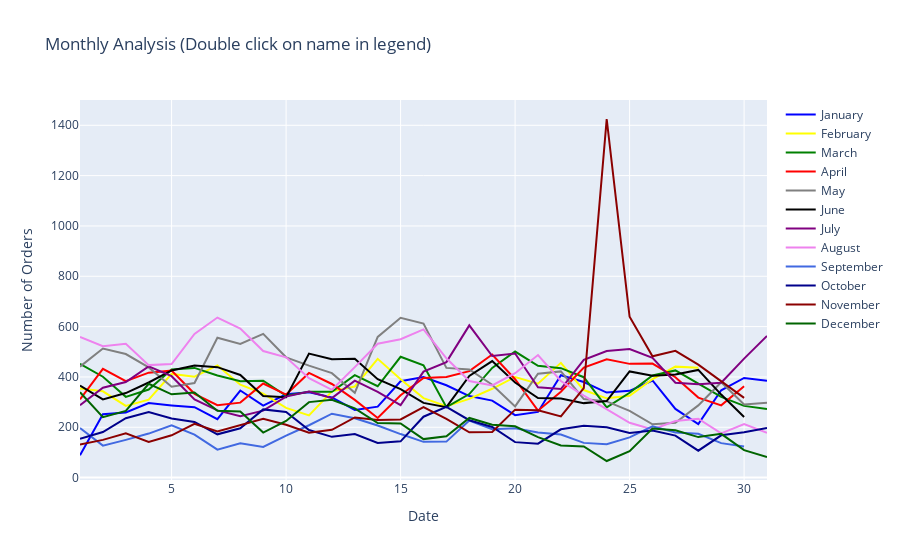

Notebook code cell kept with this figure:
### Code cell
fig = go.Figure()

fig.add_trace(go.Scatter(x=monthly_analysis_jan.index, y=monthly_analysis_jan['date_of_purchase'], name ='January',
                         line=dict(color='blue', width=2)))

fig.add_trace(go.Scatter(x=monthly_analysis_feb.index, y=monthly_analysis_feb['date_of_purchase'], name ='February',
                         line=dict(color='yellow', width=2)))

fig.add_trace(go.Scatter(x=monthly_analysis_mar.index, y=monthly_analysis_mar['date_of_purchase'], name ='March',
                         line=dict(color='green', width=2)))

fig.add_trace(go.Scatter(x=monthly_analysis_apr.index, y=monthly_analysis_apr['date_of_purchase'], name ='April',
                         line=dict(color='red', width=2)))

fig.add_trace(go.Scatter(x=monthly_analysis_may.index, y=monthly_analysis_may['date_of_purchase'], name ='May',
                         line=dict(color='grey', width=2)))

fig.add_trace(go.Scatter(x=monthly_analysis_jun.index, y=monthly_analysis_jun['date_of_purchase'], name ='June',
                         line=dict(color='black', width=2)))

fig.add_trace(go.Scatter(x=monthly_analysis_jul.index, y=monthly_analysis_jul['date_of_purchase'], name ='July',
                         line=dict(color='purple', width=2)))

fig.add_trace(go.Scatter(x=monthly_analysis_aug.index, y=monthly_analysis_aug['date_of_purchase'], name ='August', 
                         line=dict(color='violet', width=2)))

fig.add_trace(go.Scatter(x=monthly_analysis_sep.index, y=monthly_analysis_sep['date_of_purchase'], name ='September', 
                         line=dict(color='royalblue', width=2)))

fig.add_trace(go.Scatter(x=monthly_analysis_oct.index, y=monthly_analysis_oct['date_of_purchase'], name ='October', 
                         line=dict(color='darkblue', width=2)))

fig.add_trace(go.Scatter(x=monthly_analysis_nov.index, y=monthly_analysis_nov['date_of_purchase'], name ='November', 
                         line=dict(color='darkred', width=2)))

fig.add_trace(go.Scatter(x=monthly_analysis_dec.index, y=monthly_analysis_dec['date_of_purchase'], name ='December', 
                         line=dict(color='darkgreen', width=2)))

fig.update_layout(title='Monthly Analysis (Double click on name in legend)',xaxis_title="Date",yaxis_title="Number of Orders")

fig.show()

### Figure 1 — Plotly figure (JSON) as saved in the notebook; plotly's stock layout.template omitted (floating-point values rounded to 4 significant figures)
{"data": [{"line": {"color": "blue", "width": 2}, "name": "January", "type": "scatter", "x": [1, 2, 3, 4, 5, 6, 7, 8, 9, 10, 11, 12, 13, 14, 15, 16, 17, 18, 19, 20, 21, 22, 23, 24, 25, 26, 27, 28, 29, 30, 31], "y": [89, 252, 259, 296, 287, 280, 232, 346, 286, 331, 339, 319, 269, 282, 383, 400, 367, 324, 306, 248, 261, 407, 380, 338, 345, 386, 273, 213, 347, 396, 385]}, {"line": {"color": "yellow", "width": 2}, "name": "February", "type": "scatter", "x": [1, 2, 3, 4, 5, 6, 7, 8, 9, 10, 11, 12, 13, 14, 15, 16, 17, 18, 19, 20, 21, 22, 23, 24, 25, 26, 27, 28], "y": [354, 343, 285, 310, 412, 401, 446, 369, 334, 277, 247, 343, 362, 472, 391, 316, 284, 313, 353, 400, 373, 456, 348, 315, 325, 391, 441, 437]}, {"line": {"color": "green", "width": 2}, "name": "March", "type": "scatter", "x": [1, 2, 3, 4, 5, 6, 7, 8, 9, 10, 11, 12, 13, 14, 15, 16, 17, 18, 19, 20, 21, 22, 23, 24, 25, 26, 27, 28, 29, 30, 31], "y": [452, 401, 321, 350, 430, 436, 406, 383, 385, 325, 341, 341, 407, 363, 480, 446, 280, 332, 436, 501, 444, 435, 399, 279, 337, 406, 426, 372, 321, 285, 273]}, {"line": {"color": "red", "width": 2}, "name": "April", "type": "scatter", "x": [1, 2, 3, 4, 5, 6, 7, 8, 9, 10, 11, 12, 13, 14, 15, 16, 17, 18, 19, 20, 21, 22, 23, 24, 25, 26, 27, 28, 29, 30], "y": [311, 432, 383, 417, 425, 333, 288, 298, 374, 330, 416, 372, 309, 237, 327, 396, 400, 423, 489, 391, 266, 341, 437, 470, 452, 453, 399, 318, 287, 363]}, {"line": {"color": "grey", "width": 2}, "name": "May", "type": "scatter", "x": [1, 2, 3, 4, 5, 6, 7, 8, 9, 10, 11, 12, 13, 14, 15, 16, 17, 18, 19, 20, 21, 22, 23, 24, 25, 26, 27, 28, 29, 30, 31], "y": [441, 513, 491, 438, 361, 376, 556, 531, 571, 478, 445, 415, 337, 559, 635, 612, 436, 430, 369, 283, 413, 422, 312, 303, 265, 212, 218, 287, 379, 291, 297]}, {"line": {"color": "black", "width": 2}, "name": "June", "type": "scatter", "x": [1, 2, 3, 4, 5, 6, 7, 8, 9, 10, 11, 12, 13, 14, 15, 16, 17, 18, 19, 20, 21, 22, 23, 24, 25, 26, 27, 28, 29, 30], "y": [366, 311, 336, 378, 426, 445, 439, 408, 324, 319, 493, 470, 472, 391, 352, 297, 280, 404, 463, 378, 316, 314, 296, 304, 422, 405, 410, 428, 330, 241]}, {"line": {"color": "purple", "width": 2}, "name": "July", "type": "scatter", "x": [1, 2, 3, 4, 5, 6, 7, 8, 9, 10, 11, 12, 13, 14, 15, 16, 17, 18, 19, 20, 21, 22, 23, 24, 25, 26, 27, 28, 29, 30, 31], "y": [288, 357, 380, 442, 403, 311, 267, 244, 266, 322, 342, 316, 385, 341, 288, 421, 459, 605, 483, 493, 359, 352, 468, 503, 511, 476, 377, 371, 377, 473, 563]}, {"line": {"color": "violet", "width": 2}, "name": "August", "type": "scatter", "x": [1, 2, 3, 4, 5, 6, 7, 8, 9, 10, 11, 12, 13, 14, 15, 16, 17, 18, 19, 20, 21, 22, 23, 24, 25, 26, 27, 28, 29, 30, 31], "y": [559, 522, 532, 447, 451, 571, 636, 592, 503, 478, 395, 349, 439, 532, 550, 589, 474, 384, 366, 415, 487, 384, 326, 272, 218, 191, 225, 234, 176, 213, 178]}, {"line": {"color": "royalblue", "width": 2}, "name": "September", "type": "scatter", "x": [1, 2, 3, 4, 5, 6, 7, 8, 9, 10, 11, 12, 13, 14, 15, 16, 17, 18, 19, 20, 21, 22, 23, 24, 25, 26, 27, 28, 29, 30], "y": [197, 127, 150, 175, 208, 171, 111, 136, 122, 167, 208, 254, 236, 207, 173, 142, 143, 227, 192, 196, 179, 171, 138, 133, 160, 204, 179, 174, 137, 124]}, {"line": {"color": "darkblue", "width": 2}, "name": "October", "type": "scatter", "x": [1, 2, 3, 4, 5, 6, 7, 8, 9, 10, 11, 12, 13, 14, 15, 16, 17, 18, 19, 20, 21, 22, 23, 24, 25, 26, 27, 28, 29, 30, 31], "y": [154, 181, 236, 261, 235, 221, 172, 196, 271, 261, 189, 162, 173, 138, 144, 242, 281, 228, 201, 141, 135, 192, 206, 200, 177, 187, 167, 107, 168, 180, 197]}, {"line": {"color": "darkred", "width": 2}, "name": "November", "type": "scatter", "x": [1, 2, 3, 4, 5, 6, 7, 8, 9, 10, 11, 12, 13, 14, 15, 16, 17, 18, 19, 20, 21, 22, 23, 24, 25, 26, 27, 28, 29, 30], "y": [131, 150, 176, 142, 168, 214, 183, 210, 234, 210, 178, 190, 239, 229, 231, 280, 233, 180, 181, 270, 268, 243, 356, 1425, 639, 482, 504, 449, 384, 317]}, {"line": {"color": "darkgreen", "width": 2}, "name": "December", "type": "scatter", "x": [1, 2, 3, 4, 5, 6, 7, 8, 9, 10, 11, 12, 13, 14, 15, 16, 17, 18, 19, 20, 21, 22, 23, 24, 25, 26, 27, 28, 29, 30, 31], "y": [339, 240, 265, 373, 331, 338, 266, 263, 179, 225, 300, 309, 275, 217, 215, 153, 164, 237, 210, 204, 161, 128, 124, 66, 105, 195, 188, 161, 174, 109, 82]}], "layout": {"title": {"text": "Monthly Analysis (Double click on name in legend)"}, "xaxis": {"title": {"text": "Date"}}, "yaxis": {"title": {"text": "Number of Orders"}}}}
